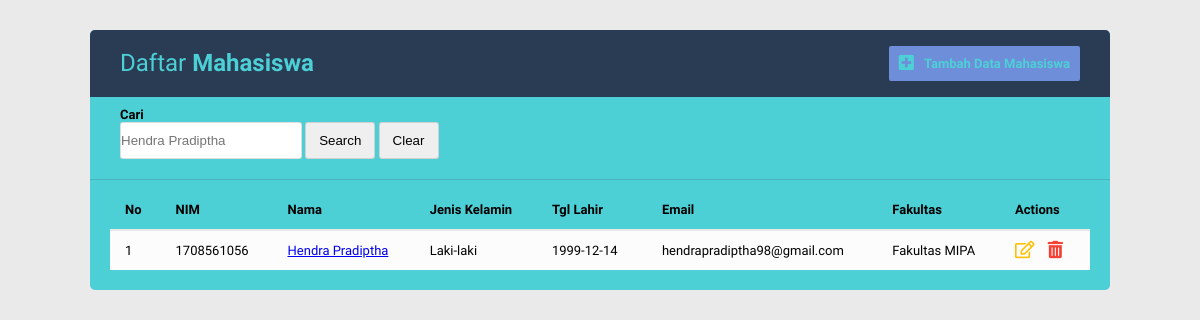
Page /index.php?aw=Hendra Pradiptha    on the committed database.
### tables this page shows
CREATE TABLE `mahasiswa` (
  `idmahasiswa` int(11) NOT NULL,
  `nim` varchar(10) NOT NULL,
  `nama` varchar(50) NOT NULL,
  `jenisKelamin` enum('Laki-laki','Perempuan') NOT NULL,
  `tempatLahir` varchar(20) NOT NULL,
  `tglLahir` date NOT NULL,
  `alamat` text NOT NULL,
  `email` varchar(50) NOT NULL,
  `fakultas` enum('Fakultas Ilmu Budaya','Fakultas Kedokteran','Fakultas Hukum','Fakultas Teknik','Fakultas Pertanian','Fakultas Ekonomi dan Bisnis','Fakultas Peternakan','Fakultas MIPA','Fakultas Kedokteran Hewan','Fakultas Teknologi Pertanian','Fakultas Ilmu Sosial dan Ilmu Politik','Fakultas Kelautan dan Perikanan','Fakultas Pariwisata') NOT NULL
);

### function.php (called while the page is built, shortened)
<?php
$conn = mysqli_connect("localhost", "root", "", "mahasiswa");
function query($query)
{
	global $conn;
	$result = mysqli_query($conn, $query);
	$rows = [];
	while ($row = mysqli_fetch_assoc($result)) {
		$rows[] = $row;
	}
	return $rows;
}

### index.php (the view, shortened to what this page needs)
<?php
require 'function.php';
if (isset($_GET["aw"])) {
    $key = $_GET["aw"];
    $mahasiswa = query("SELECT * FROM mahasiswa WHERE nama LIKE '%$key%' OR nim LIKE '%$key%' OR email LIKE '%$key%' OR fakultas LIKE '%$key%' ORDER BY nim");
} else {
    $mahasiswa = query("SELECT * FROM mahasiswa ORDER BY nim");
}
?>
<!DOCTYPE html>
<html lang="en">
<head>
    <link rel="stylesheet" href="style/style.css">
    <link rel="stylesheet" href="https://use.fontawesome.com/releases/v5.8.1/css/all.css">
</head>
<body>
    <div class="container">
        <div class="table-wrapper">
            <div class="table-title cf">
                <div class="title-row">
                    <h2>Daftar <b>Mahasiswa<b></h2>
                </div>
                <div class="btn-row">
                    <a class="btn-add bg-green" href="add.php"><i class="fas fa-plus-square fa-lg"></i>Tambah Data Mahasiswa</a>
                </div>
            </div>
            <div class="search-wrapper">
                <div class="field">
                    <form action="" method="get">
                        <label for="cari" style="display:block;">Cari</label>
                        <input type="text" name="aw" placeholder="<?php if (isset($_GET["aw"])) echo $_GET["aw"]; ?>">
                        <input class="btn-search" type="submit" value="Search" name="search">
                        <input class="btn-reset" type="submit" value="Clear" name="reset">
                    </form>
                </div>
            </div>
            <div class="table-data">
                <table class="table table-striped table-hover">
                    <thead>
                        <tr>
                            <th>No</th>
                            <th>NIM</th>
                            <th>Nama</th>
                            <th>Jenis Kelamin</th>
                            <th>Tgl Lahir</th>
                            <th>Email</th>
                            <th>Fakultas</th>
                            <th>Actions</th>
                        </tr>
                    </thead>
                    <tbody>
                        <?php $i = 1;
                        foreach ($mahasiswa as $row) :
                        ?>
                            <tr>
                                <td><?= $i ?></td>
                                <td><?= $row["nim"] ?></td>
                                <td><a href="detail.php?id=<?= $row["idmahasiswa"] ?>"><?= $row["nama"] ?></a></td>
                                <td><?= $row["jenisKelamin"] ?></td>
                                <td><?= $row["tglLahir"] ?></td>
                                <td><?= $row["email"] ?></td>
                                <td><?= $row["fakultas"] ?></td>
                                <td>
                                    <a href="update.php?id=<?= $row["idmahasiswa"] ?>" class="edit"><i class="far fa-edit fa-lg"></i></a>
                                    <a href="delete.php?id=<?= $row["idmahasiswa"] ?>" onclick="return confirm('Hapus Data?');" class="delete"><i class="fas fa-trash-alt fa-lg"></i></a>
                                </td>
                            </tr>
                        <?php $i++;
                        endforeach;
                        ?>
                    </tbody>
                </table>
            </div>
        </div>
    </div>
</body>
</html>

### style/style.css (style rules this page uses)
.cf:before, .cf:after { content: " "; display: table; }
.cf:after { clear: both; }
.cf { *zoom: 1; }
* { margin: 0px; padding: 0px; }
body { background-color: #eaeaea; font-family: 'Varela Round', sans-serif; font-size: 13px; }
.bg-green { background-color: #6f8ed9 !important; }
.container { background-color: #4dcfd6; width: 85%; margin: 30px auto; border-radius: 5px; }
.table-wrapper { margin-bottom: 10px; }
.table-title { padding: 16px 30px; background-color: #293c54; color: #4dcfd6; line-height: 35px; border-top-left-radius: 5px; border-top-right-radius: 5px; }
.title-row { width: 50%; float: left; font-weight: normal; }
.title-row h2 { font-size: 24px; font-weight: normal; }
.btn-row { width: 50%; float: left; }
.btn-row .btn-add { border-radius: 2px; float: right; color: #4dcfd6; border: none; padding: 0 10px; }
.btn-row a { text-decoration: none; color: inherit; }
.btn-row i { margin-right: 10px; }
.search-wrapper { padding: 10px 30px; border-bottom: 0.5px solid rgba(34,36,38,.15); }
.search-wrapper input { width: 180px !important; }
.search-wrapper .field .btn-search { width: 70px !important; }
.search-wrapper .field .btn-reset { width: 60px !important; }
.table-data { padding: 10px 20px 20px 20px; }
table { border-collapse: collapse; width: 100%; }
table.table { margin: 0 auto; }
table.table td a.edit { color: #FFC107; margin-right: 10px; }
table.table td a.delete { color: #F44336; }
table.table thead tr th { text-align: left; border-top: none !important; border-bottom: 2px solid #e9e9e9;; }
.table-data tbody { font-weight: normal; }
table.table tr th, table.table tr td { border-top: 1px solid; border-color: #e9e9e9; padding: 12px 15px; vertical-align: middle; }
table.table tr th:last-child { width: 60px; }
table.table tr th:nth-child(5) { width: 80px; }
table.table-striped tbody tr:nth-of-type(odd) { background-color: #fcfcfc; }
.field { margin-bottom: 10px; }
.field input { padding: 10px 0; border: 0.5px solid rgba(34,36,38,.15); border-radius: 3px; width: 100%; }

### rows in the picture
mahasiswa: nim "1708561056", nama "Hendra Pradiptha", jenisKelamin "Laki-laki", tglLahir "1999-12-14", email "hendrapradiptha98@gmail.com", fakultas "Fakultas MIPA"
